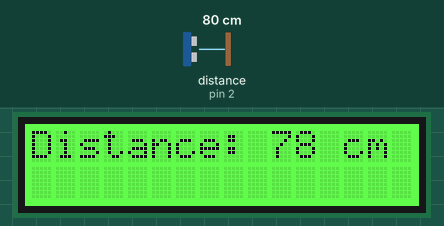
Simulated run of this sketch. Board: Arduino Uno, built with avr-gcc and run on an emulated ATmega328P. On the bench: 16×2 character LCD. Wiring (inferred from the names in the program): ultrasonic range finder: trigger pin 3; echo pin 2. Inputs (shaded band) come from the test bench; at power-on: distance to the obstacle (sensor on pin 2) 80 cm. The echo pulse lasts 58.3 µs per cm.

Above: at 1.2 s.
1.3 s: distance to the obstacle (sensor on pin 2) set to 2 cm
At 2.8 s:
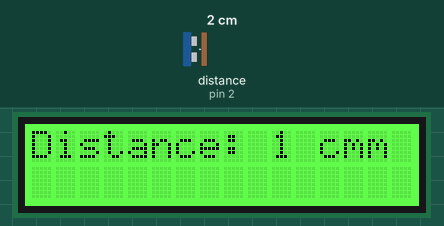
3.1 s: distance to the obstacle (sensor on pin 2) set to 4 cm
At 4.3 s:
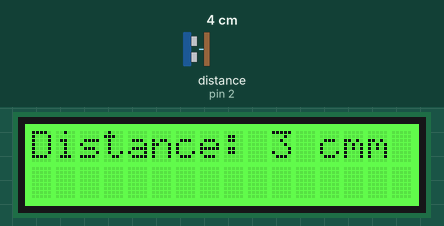
4.6 s: distance to the obstacle (sensor on pin 2) set to 9 cm
At 5.9 s:
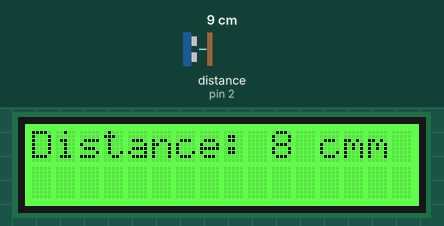
Timing chart, 0 to 7.6 s (numbered marks = the images above; inputs shaded):
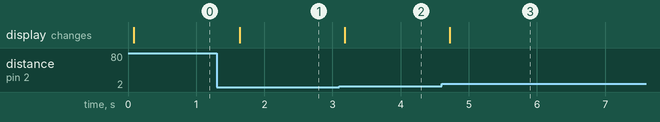

Measured:
- after the input at 1.3 s, the display: changes after 0.34 s (image 1)
- after the input at 3.1 s, the display: changes after 0.08 s (image 2)
- after the input at 4.6 s, the display: changes after 0.12 s (image 3)

The sketch:

Ultrasonic_LCD.ino
```cpp
// ---------------------------------------------------------------- //
// based on ultraschall.ino re-writed by Arbi Abdul Jabbaar
// ---------------------------------------------------------------- //

#define echoPin 2 // attach pin D2 Arduino to pin Echo of HC-SR04
#define trigPin 3 //attach pin D3 Arduino to pin Trig of HC-SR04

#include <Wire.h>
#include "rgb_lcd.h"

// defines variables
long duration; // variable for the duration of sound wave travel
int distance; // variable for the distance measurement

rgb_lcd lcd;

const int colorR = 50;
const int colorG = 255;
const int colorB = 20;

void setup() {
  pinMode(trigPin, OUTPUT); // Sets the trigPin as an OUTPUT
  pinMode(echoPin, INPUT); // Sets the echoPin as an INPUT

  // set up the LCD's number of columns and rows:
    lcd.begin(16, 2);
    lcd.setRGB(colorR, colorG, colorB);
}

void loop() {
  // Clears the trigPin condition
  digitalWrite(trigPin, LOW);
  delayMicroseconds(2);
  // Sets the trigPin HIGH (ACTIVE) for 10 microseconds
  digitalWrite(trigPin, HIGH);
  delayMicroseconds(10);
  digitalWrite(trigPin, LOW);
  // Reads the echoPin, returns the sound wave travel time in microseconds
  duration = pulseIn(echoPin, HIGH);
  // Calculating the distance
  distance = duration * 0.034 / 2; // Speed of sound wave divided by 2 (go and back)

  // Displays the distance on LCD display
   // set the cursor to column 0, line 0
    // (note: line 0 is the first row, since counting begins with 0):
    lcd.setCursor(0, 0);
    // print the number of seconds since reset:
     lcd.print("Distance: ");
     lcd.print(distance);
     lcd.print(" cm");

    delay(500);
}
```
